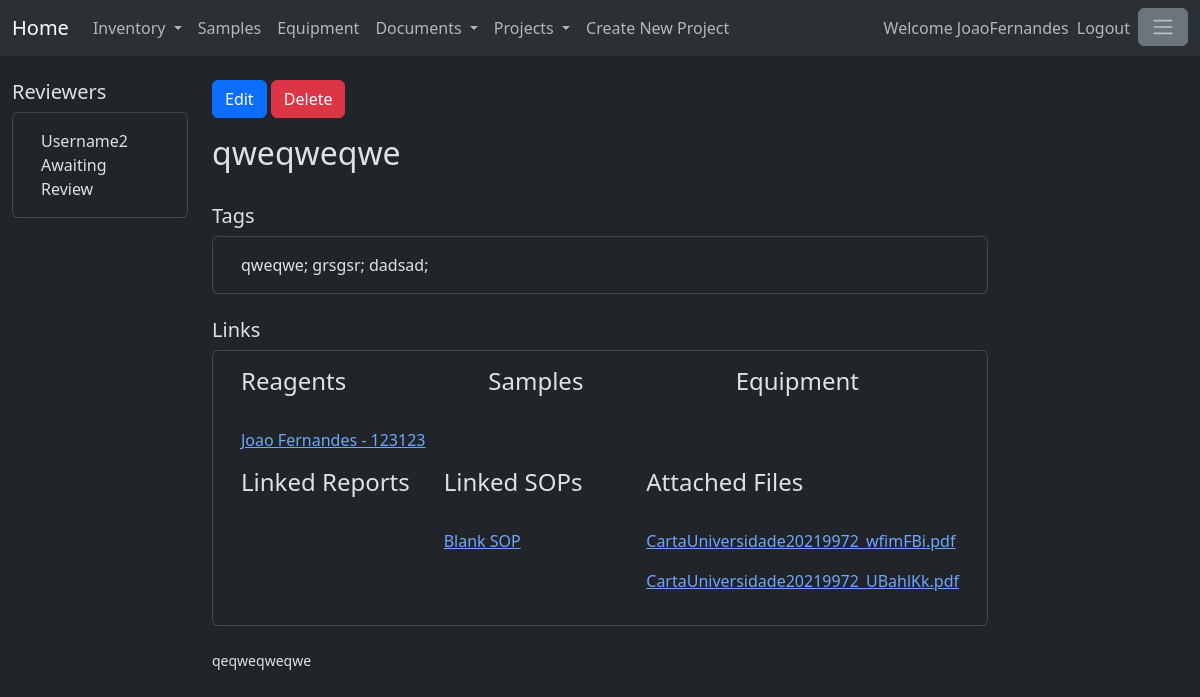
The app's page /reports/parent/4 (signed in) with its own data.
### reports/models.py (models this page shows, shortened)
class ReportReviewers(models.Model):
    reviewer = models.ForeignKey(User,on_delete=models.SET_NULL, null=True)
    reviewDecision = models.CharField(max_length=10, default="")
    reviewed = models.BooleanField(default=False)
    reviewerSignature = models.CharField(max_length=200, null=True, blank=True, default="")
    def __str__(self) -> str:
        return self.reviewer.username

class Reports(models.Model):
    title = models.CharField(max_length=200)
    reportBody = RichTextField(blank=True,null=True)
    reportTags = models.ManyToManyField(Tags)
    isEnabled = models.BooleanField()
    owner = models.ForeignKey(User,on_delete=models.SET_NULL, null=True)
    ownerSignature = models.CharField(max_length=200)
    creationDate = models.DateField(auto_now_add=True)
    linkedReports = models.ManyToManyField('self')
    linkedSOPs=models.ManyToManyField(SOP, related_name="linkedSOPs")
    linkedReagents=models.ManyToManyField(Stock, related_name="linkedReagents")
    linkedSamples=models.ManyToManyField(Sample, related_name="linkedSamples")
    linkedEquipments=models.ManyToManyField(Equipment, related_name="linkedEquipments")
    linkedAttachment=models.ManyToManyField(ReportsAttachments, related_name="linkedAttachment")
    reportReviewers = models.ManyToManyField(ReportReviewers, related_name="reviewers")
    reviewed = models.BooleanField(default=False)
    project = models.ForeignKey(Projects, on_delete=models.SET_NULL, null=True)
    canEditUsers = models.ManyToManyField(User, related_name="canEditUsers")

class Tags(models.Model):
    name = models.CharField(max_length=200,unique=True)
    def __str__(self) -> str:
        return self.name

class ReportsAttachments(models.Model):
    file=models.FileField(upload_to='documents/%Y/%m/%d',blank=True,null=True)
    def __str__(self) -> str:
        return self.file.name.split("/")[-1]

### stock/models.py (models this page shows)
class Stock(models.Model):
    batchCode = models.CharField(max_length=200, blank=True, null=True)
    quantity = models.IntegerField()
    hasBatchCode = models.BooleanField()
    locationId = models.ForeignKey(Locations, on_delete=models.SET_NULL, null=True)
    itemId = models.ForeignKey(SuppliersItems, on_delete=models.CASCADE, null=True)
    price = models.DecimalField(max_digits=10, decimal_places=2, null=True, blank=True)
    isEnabled=models.BooleanField(default=True)
    def __str__(self) -> str:
        return self.itemId.itemId.name + " - " + self.batchCode

### supplier/models.py (models this page shows, shortened)
class SuppliersItems(models.Model):
    website = models.URLField()
    supplierProductCode = models.CharField(max_length=200)
    supplierId = models.ForeignKey(Suppliers, on_delete=models.SET_NULL, null=True)
    itemId = models.ForeignKey(Items, on_delete=models.SET_NULL, null=True)
    price = models.DecimalField(max_digits=10, decimal_places=2, null=True, blank=True)
    isEnabled = models.BooleanField(default=True)

### item/models.py (models this page shows, shortened)
class Items(models.Model):
    name = models.CharField(max_length=200)
    description = models.TextField()
    minimumStock = models.IntegerField()
    isEnabled = models.BooleanField(default=True)
    itemCategoryId = models.ForeignKey(ItemCategory, on_delete=models.SET_NULL, null=True)

### standardoperatingprotocols/models.py (models this page shows)
class SOP(models.Model):
    title = models.CharField(max_length=200)
    documentBody = RichTextField(blank=True,null=True)
    isEnabled = models.BooleanField(default=True)
    owner = models.ForeignKey(User,on_delete=models.SET_NULL, null=True)
    ownerSignature = models.CharField(max_length=200,default="")
    creationDate = models.DateField(auto_now_add=True)
    linkedAttachment=models.ManyToManyField(SOPAttachments, related_name="linkedAttachment")
    trainer = models.ManyToManyField(User, related_name="trainer")
    trainee = models.ManyToManyField(User, related_name="trainee")
    def __str__(self) -> str:
        return self.title

### reports/views.py (the view, shortened to what this page needs)
# urls.py: path('<str:projectname>/<int:id>', views.SpecificReport.as_view(), name = 'specificReport'),
@method_decorator(login_required, name='dispatch')
class SpecificReport(TemplateView):
    template_name='specificReport.html'
    def get_context_data(self, **kwargs):
        context = super().get_context_data(**kwargs)
        reportInfo = Reports.objects.get(id=context['id'])
        if not reportInfo.isEnabled:
            return redirect('reportList', projectname=context['projectname'])
        elif reportInfo.project != Projects.objects.get(name=context['projectname']):
            return redirect('reportList', projectname=context['projectname'])
        editors= reportInfo.canEditUsers.all()
        reportReagentsList = reportInfo.linkedReagents.all()
        reportattachmentsList = reportInfo.linkedAttachment.all()
        reportLinkedReports = reportInfo.linkedReports.all()
        reportLinkedSOPs = reportInfo.linkedSOPs.all()
        reportLinkedSamples = reportInfo.linkedSamples.all()
        reportLinkedEquipment = reportInfo.linkedEquipments.all()
        tagsInReport = reportInfo.reportTags.all()
        reviewers = reportInfo.reportReviewers.all()
        projects=Projects.objects.filter(isEnabled=True)
        projectform = CreateNewProject()
        context = {
            'reportInfo': reportInfo,
            'reportReagents': reportReagentsList,
            'reportLinkedReports':reportLinkedReports,
            'reportLinkedSOPs' : reportLinkedSOPs,
            'reportattachmentsList':reportattachmentsList,
            'tagList':tagsInReport,
            'reportLinkedSamples':reportLinkedSamples,
            'reportLinkedEquipment' : reportLinkedEquipment,
            'editors':editors,
            'reviewerList':reviewers,
            'projects' : projects,
            'selectedProject': context['projectname'],
            'projectform' : projectform,
        }
        return context

### reports/templates/specificReport.html (shortened to what this page needs)
{% extends 'baseReport.html' %}
{% block leftSide %}
<h5>Reviewers</h5>
<div class="card">
    <div class="card-body">
        <div class="container">
            <div class="row align-items-start">
                <div class="col">
                    {% for reviewer in reviewerList %}
                        {% include 'reportreviewer_detail_specific.html'%}
                    {% endfor %}
                </div>
            </div>
        </div>
    </div>
</div>
{% endblock %}
{% block content %}
{% if user in editors or user == reportInfo.owner %}
    <form method="post">
        <button  type="submit" name="edit_report" value="True" class="btn btn-primary">Edit</button>
        <button  type="submit" name="delete_report" value="True" class="btn btn-danger">Delete</button>
    </form>
{% endif %}
<h2 >{{reportInfo.title}}</h2>
<br>
<h5>Tags</h5>
<div class="card">
    <div class="card-body">
        <div class="container">
            <div class="row align-items-start">
                <div class="col">
                    {% for tag in tagList %}
                        {{tag}};
                    {% endfor %}
                </div>
            </div>
        </div>
    </div>
</div>
<br>
<h5>Links</h5>
<div class="card">
    <div class="card-body">
        <div class="container">
            <div class="row align-items-start">
                <div class="col">
                    <h4>Reagents</h4>
                    <br>
                    {% for reagent in reportReagents %}
                        <div class="row align-items-start">
                            <div class="col">
                                <a href="{% url 'specificStock' reagent.id %}">
                                    <p>{{reagent}}</p></a>
                            </div>
                        </div>
                    {% endfor %}
                </div>
                <div class="col">
                    <h4>Samples</h4>
                    <br>
                </div>
                <div class="col">
                    <h4>Equipment</h4>
                    <br>
                </div>
            </div>
            <div class="row align-items-start">
                <div class="col">
                    <h4>Linked Reports</h4>
                    <br>
                </div>
                <div class="col">
                    <h4>Linked SOPs</h4>
                    <br>
                    {% for SOP in reportLinkedSOPs %}
                        <div class="row align-items-start">
                            <div class="col">
                                <a href="{% url 'specificSOP' SOP.id %}">
                                <p>{{SOP}}</p></a>
                            </div>
                        </div>
                    {% endfor %}
                </div>
                <div class="col">
                    <h4>Attached Files</h4>
                    <br>
                    {% for attachment in reportattachmentsList %}
                        <div class="row align-items-start">
                            <div class="col">
                                <p><a href="{{ attachment.file.url }}">
                                    {{ attachment }}
                                </a></p>
                            </div>
                        </div>
                    {% endfor %}
                </div>
            </div>
        </div>
    </div>
</div>
<br>
<div style="font-size: 14px;">
    {{reportInfo.reportBody |safe}}
</div>
{% endblock %}

### mainpage/templates/base.html (shortened to what this page needs)
<!doctype html>
{% load static %}
{% load crispy_forms_tags %}
<html lang="en" data-bs-theme="dark">
    <head>
        <link href="https://cdn.jsdelivr.net/npm/bootstrap@5.3.1/dist/css/bootstrap.min.css"
        rel="stylesheet"
>
    </head>
    <body>
        <header>
            <nav class="navbar navbar-expand-lg bg-body-tertiary">
                <div class="container-fluid">
                    <a class="navbar-brand"  href="{% url 'homePage' %}">
                        Home
                      </a>
                    <div class="collapse navbar-collapse" id="navbarText">
                        <ul class="navbar-nav me-auto mb-2 mb-lg-0">
                            <li class="nav-item dropdown">
                                <a class="nav-link dropdown-toggle" href="#" role="button" data-bs-toggle="dropdown" aria-expanded="false">
                                        Inventory
                                </a>
                            </li>
                            <li class="nav-item">
                                <a class="nav-link" href="/sampletype">Samples</a>
                            </li>
                            <li class="nav-item">
                                <a class="nav-link" href="/equipment">Equipment</a>
                            </li>
                            <li class="nav-item dropdown">
                                <a class="nav-link dropdown-toggle" href="#" role="button" data-bs-toggle="dropdown" aria-expanded="false">
                                        Documents
                                </a>
                            </li>
                            <li class="nav-item dropdown">
                                <a class="nav-link dropdown-toggle" href="#" role="button" data-bs-toggle="dropdown" aria-expanded="false">
                                        Projects
                                </a>
                            </li>
                            <li><a data-bs-toggle="modal" data-bs-target="#projectModal" class="nav-link" type="button"
                                >Create New Project</a></li>
                        </ul>
                        <ul class="navbar-nav mb-2 mb-lg-0">
                            {% if user.is_authenticated %}
                                <span class="navbar-text">
                                    Welcome {{user.username}}
                                </span>
                                <li class="nav-item">
                                    <a class="nav-link" href="/logout">Logout</a>
                                </li>
                            {% endif %}
                            <li class="nav-item">
                                <button class="btn btn-secondary" type="button" data-bs-toggle="offcanvas"
                                data-bs-target="#offcanvasWithBothOptions" aria-controls="offcanvasWithBothOptions">
                                    <span class="navbar-toggler-icon"></span>
                                </button>
                            </li>
                        </ul>
                    </div>
                </div>
            </nav>
            <br>
        </header>
        <main>
            <div class="container-fluid">
                <div class="row">
                    <div class="col-2">
                        {% if user.is_authenticated %}
                            {% block leftSide %}
                            {% endblock %}
                        {% endif %}
                    </div>
                    <div class="col-8">
                        {% if user.is_authenticated %}
                            {% block content %}
                            {% endblock %}
                        {% else %}
                            {% block login_and_registration %}
                            {% endblock %}
                        {% endif %}
                    </div>
                    <div class="col-2">
                    </div>
                </div>
            </div>
        </main>
    </body>
</html>

### reports/templates/reportreviewer_detail_specific.html
<div hx-target="this" hx-swap="outerHTML">
    {{ reviewer }}
    {% if reviewer.reviewDecision == "ACCEPTED" %}
        Accepted Report
    {% elif reviewer.reviewDecision == "DECLINED"%}
        Declined Report
    {% else %}
        {% if user == reviewer.reviewer %}
            <button type="button" class="btn btn-success btn-sm" hx-post="{% url 'decisionReportReview' reviewer.id 1 %}">
                Accept
            </button>
            <button type="button" class="btn btn-danger btn-sm" hx-post="{% url 'decisionReportReview' reviewer.id 0 %}">
                Decline
            </button>
        {% else %}
            Awaiting Review
        {% endif %}
    {% endif %}
</div>

### records on screen
ReportReviewers: reviewer.username "Username2", reviewDecision "Awaiting Review"
Reports: title "qweqweqwe", reportBody "qeqweqweqwe"
Tags: name "qweqwe"
Tags: name "grsgsr"
Tags: name "dadsad"
Stock: itemId+batchCode "Joao Fernandes - 123123"
SOP: title "Blank SOP"
ReportsAttachments: file "CartaUniversidade20219972_wfimFBi.pdf"
ReportsAttachments: file "CartaUniversidade20219972_UBahlKk.pdf"

### other values on screen
{{ user.username }} "JoaoFernandes"
